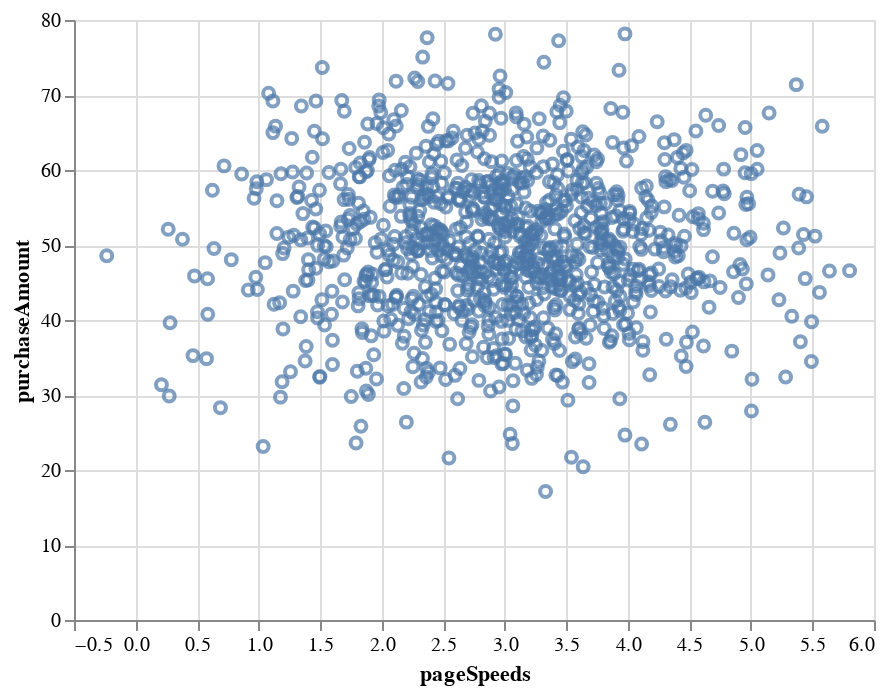

The code cell stored with this chart in its notebook:
### Code cell
def de_mean(x):
    """
    return array of values minus the overall mean of the array
    """
    xmean = mean(x)
    return [xi - xmean for xi in x]

def covariance(x,y):
    """
    returns covariance of the arrays and divides by n-1 as we are using a sample and not the whole population.
    """
    n = len(x)
    return dot(de_mean(x), de_mean(y)) / (n-1)


pageSpeeds = np.random.normal(3.0, 1.0, 1000)
purchaseAmount = np.random.normal(50.0, 10.0, 1000)

data = pd.DataFrame(data={'pageSpeeds': pageSpeeds,
                          'purchaseAmount': purchaseAmount})

alt.Chart(data).mark_point().encode(x='pageSpeeds:Q',
                                    y='purchaseAmount:Q')

### Figure 1 — Vega-Lite specification as saved in the notebook (floating-point values rounded to 4 significant figures; data arrays with more than 128 entries replaced by an {"elided": "..."} marker saying what was removed)
{"config": {"view": {"continuousWidth": 400, "continuousHeight": 300}}, "data": {"name": "data-1a67115ab64c59cf24c06e4e775c04df"}, "mark": "point", "encoding": {"x": {"type": "quantitative", "field": "pageSpeeds"}, "y": {"type": "quantitative", "field": "purchaseAmount"}}, "$schema": "https://vega.github.io/schema/vega-lite/v4.8.1.json", "datasets": {"data-1a67115ab64c59cf24c06e4e775c04df": {"elided": "1000 records"}}}
